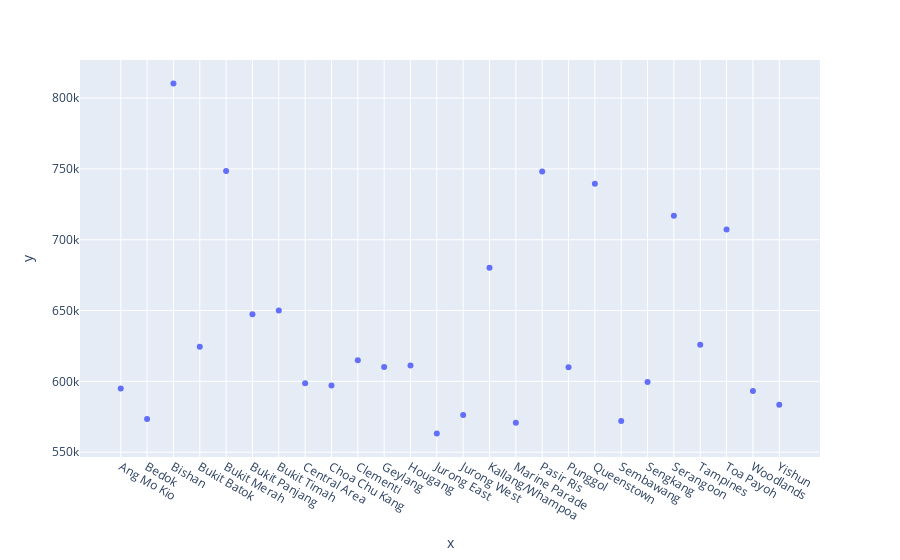

Notebook code cell kept with this figure:
### Code cell
px.scatter(x = new_df["Town"], y = new_df["Avg Price"]).show()

### Figure 1 — Plotly figure (JSON) as saved in the notebook; plotly's stock layout.template omitted (floating-point values rounded to 4 significant figures)
{"data": [{"hovertemplate": "x=%{x}<br>y=%{y}<extra></extra>", "legendgroup": "", "marker": {"color": "#636efa", "symbol": "circle"}, "mode": "markers", "name": "", "orientation": "v", "showlegend": false, "type": "scatter", "x": ["Ang Mo Kio", "Bedok", "Bishan", "Bukit Batok", "Bukit Merah", "Bukit Panjang", "Bukit Timah", "Central Area", "Choa Chu Kang", "Clementi", "Geylang", "Hougang", "Jurong East", "Jurong West", "Kallang/Whampoa", "Marine Parade", "Pasir Ris", "Punggol", "Queenstown", "Sembawang", "Sengkang", "Serangoon", "Tampines", "Toa Payoh", "Woodlands", "Yishun"], "xaxis": "x", "y": [594900.0, 573400.0, 810200.0, 624400.0, 748500.0, 647300.0, 650000, 598700.0, 597100.0, 614800.0, 610200.0, 611100.0, 563243, 576300.0, 680300.0, 570700.0, 748100.0, 610000.0, 739400.0, 572000.0, 599500.0, 717000.0, 625900.0, 707100.0, 593100.0, 583600.0], "yaxis": "y"}], "layout": {"legend": {"tracegroupgap": 0}, "margin": {"t": 60}, "xaxis": {"anchor": "y", "domain": [0, 1], "title": {"text": "x"}}, "yaxis": {"anchor": "x", "domain": [0, 1], "title": {"text": "y"}}}}
